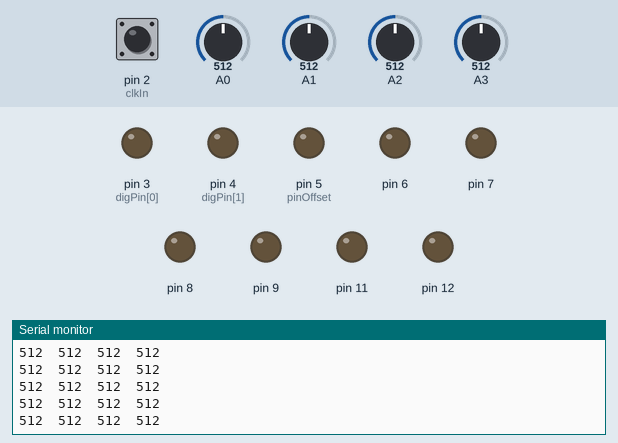
Simulated run of this sketch. Board: Arduino Nano, built with avr-gcc and run on an emulated ATmega328P. Parts: output pins drawn as LEDs (lit = HIGH), the last lines printed to the serial monitor. The test bench sets the inputs (shaded band); at power-on: A0 = 512, A1 = 512, pin 2 (clkIn) HIGH, A2 = 512, A3 = 512.

Above: at 1.2 s.
1.3 s: A0 set to 104
At 1.8 s:
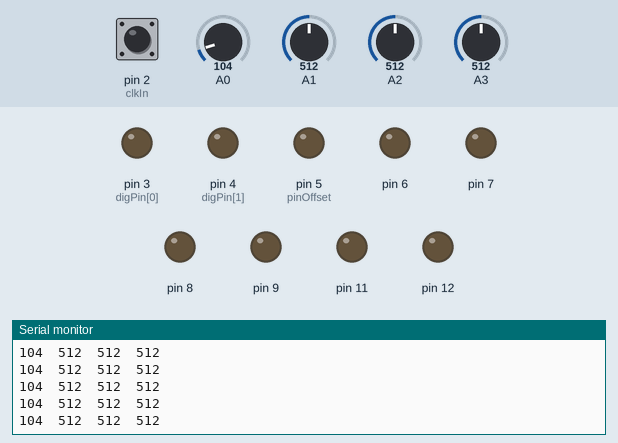
4.3 s: A0 set to 89
At 4.9 s:
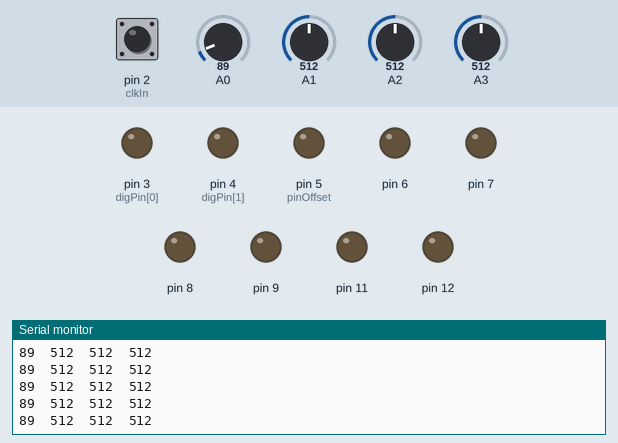
5.8 s: A1 set to 110
At 6.4 s:
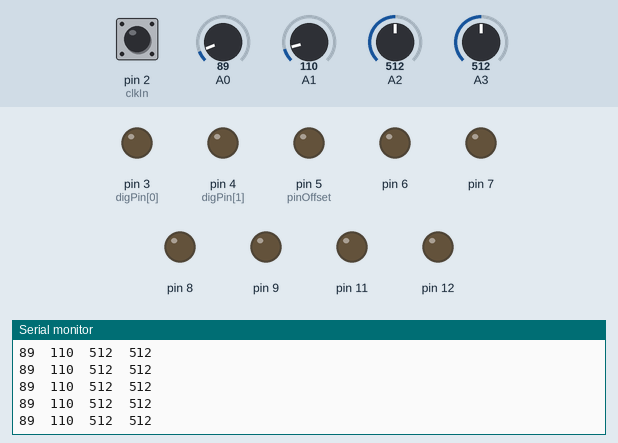
7.3 s: A1 set to 94
At 8.1 s:
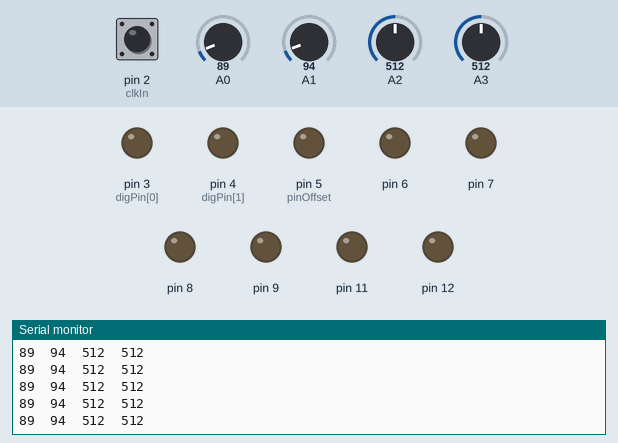
Timing chart, 0 to 9.8 s (numbered marks = the images above; inputs shaded):
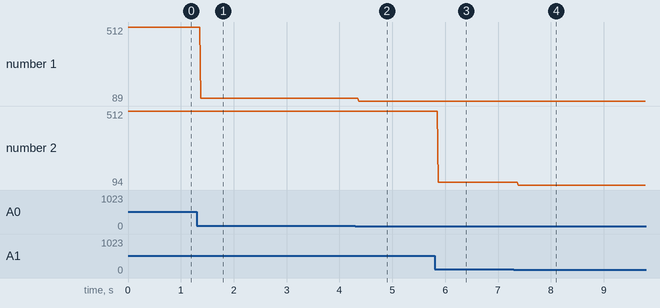

The sketch:

AC05_ClockDivide.ino
```cpp
// (licence header left out)
//  constants related to the Arduino Nano pin use
const int clkIn = 2;           // the digital (clock) input
const int digPin[2] = {3, 4};  // the digital output pins
const int pinOffset = 5;       // the first DAC pin (from 5-12)
const int trigTime = 10;       // triggers are 10 ms.

//  variables for interrupt handling of the clock input
volatile int clkState = LOW;
int clockTick[2] = {1, 1};

//  variables used to control the current DIO output states
int digState[2] = {LOW, LOW};  // start with both set low
unsigned long prevMilli[2] = {0, 0};     // the last time of a loop

//  ==================== start of setup() ======================

void setup() {
  Serial.begin(9600);

  // set up the digital (clock) input
  pinMode(clkIn, INPUT);

  // set up the digital outputs
  for (int i=0; i<2; i++) {
    pinMode(digPin[i], OUTPUT);
    digitalWrite(digPin[i], LOW);
  }

  // set up the 8-bit DAC output pins
  for (int i=0; i<8; i++) {
    pinMode(pinOffset+i, OUTPUT);
    digitalWrite(pinOffset+i, LOW);
  }

  attachInterrupt(0, isr, RISING);
}

//  ==================== start of loop() =======================
void loop()
{
  int i;

  Serial.print(analogRead(0));
  Serial.print('\t');
  Serial.print(analogRead(1));
  Serial.print('\t');
  Serial.print(analogRead(2));
  Serial.print('\t');
  Serial.println(analogRead(3));

  // deal with possible reset
  for (i=0; i<2; i++) {
    if (analogRead(3) > 511) {
      clockTick[i] = (analogRead(i) >> 6) + 1;
    }
  }

  // deal with incoming clock ticks
  if (clkState == HIGH) {
    clkState = LOW;  // reset for the next clock

    for (int i=0; i<2; i++) {
      clockTick[i] --;
      if (clockTick[i] < 1) {
        digState[i] = HIGH;
        prevMilli[i] = millis();
        digitalWrite(digPin[i], HIGH);

        clockTick[i] = (analogRead(i) >> 6) + 1 + (analogRead(2) >> 6);
      }
    }
  }

  // deal with trigger turnoff
  for (int i=0; i<2; i++) {
    if ((digState[i] == HIGH) && ((millis() - prevMilli[i]) > trigTime)) {
      digState[i] = LOW;
      digitalWrite(digPin[i], LOW);
    }
  }

}

//  =================== convenience routines ===================

//  isr() - quickly handle interrupts from the clock input
//  ------------------------------------------------------
void isr()
{
  // Note: you don't want to spend a lot of time here, because
  // it interrupts the activity of the rest of your program.
  // In most cases, you just want to set a variable and get
  // out.
  clkState = HIGH;
}

//  dacOutput(byte) - deal with the DAC output
//  -----------------------------------------
void dacOutput(byte v)
{
  PORTB = (PORTB & B11100000) | (v >> 3);
	PORTD = (PORTD & B00011111) | ((v & B00000111) << 5);
}

//  ===================== end of program =======================
```

Measured:
- after the input at 1.3 s, the serial monitor: prints a new line after 0.08 s (image 1)
- after the input at 4.3 s, the serial monitor: prints a new line after 0.07 s (image 2)
- after the input at 5.8 s, the serial monitor: prints a new line after 0.07 s (image 3)
- after the input at 7.3 s, the serial monitor: prints a new line after 0.08 s (image 4)
- plotted number 1: 512 → 104 after the input at 1.3 s, 104 → 89 after the input at 4.3 s
- plotted number 2: 512 → 110 after the input at 5.8 s, 110 → 94 after the input at 7.3 s
